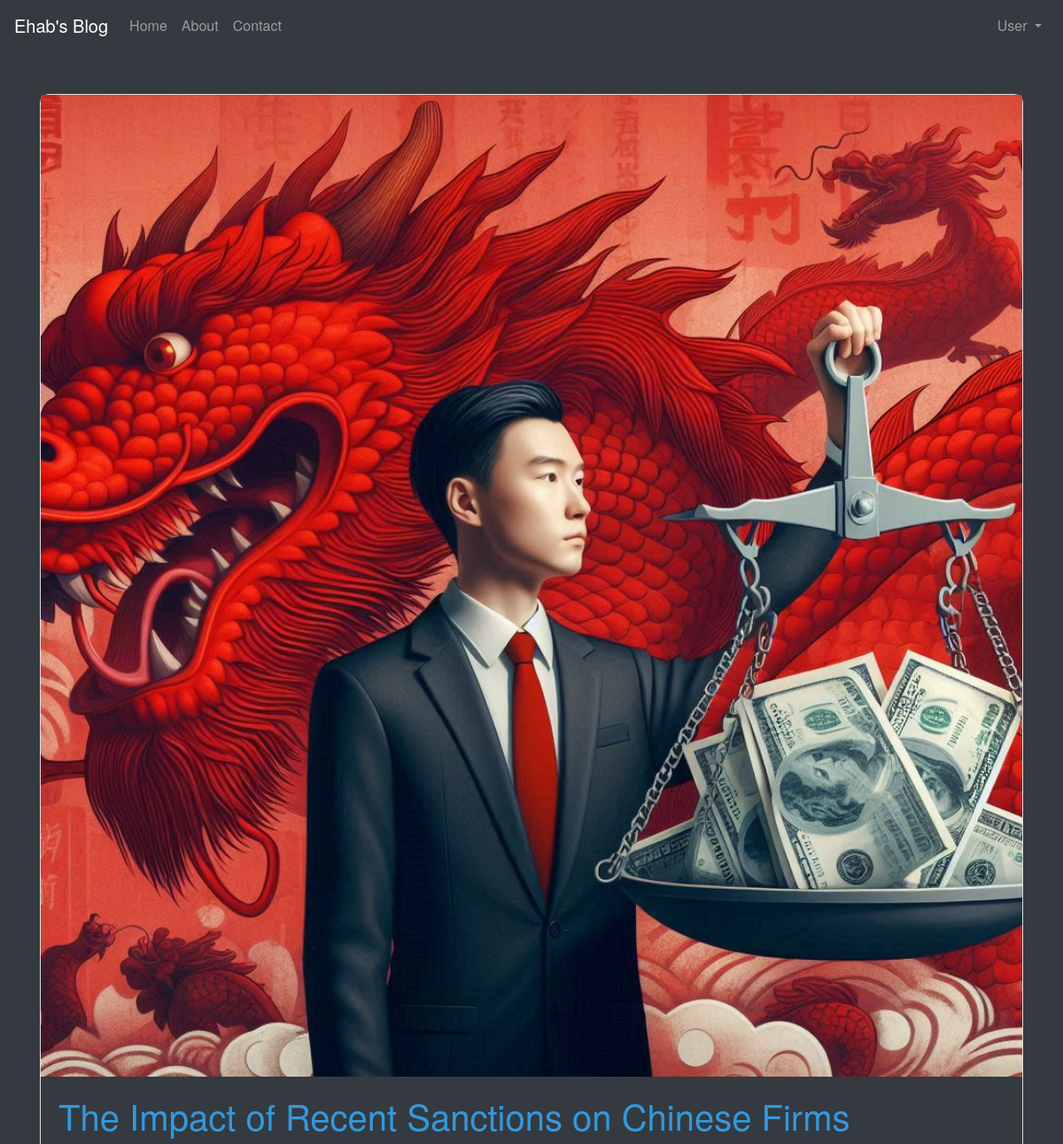
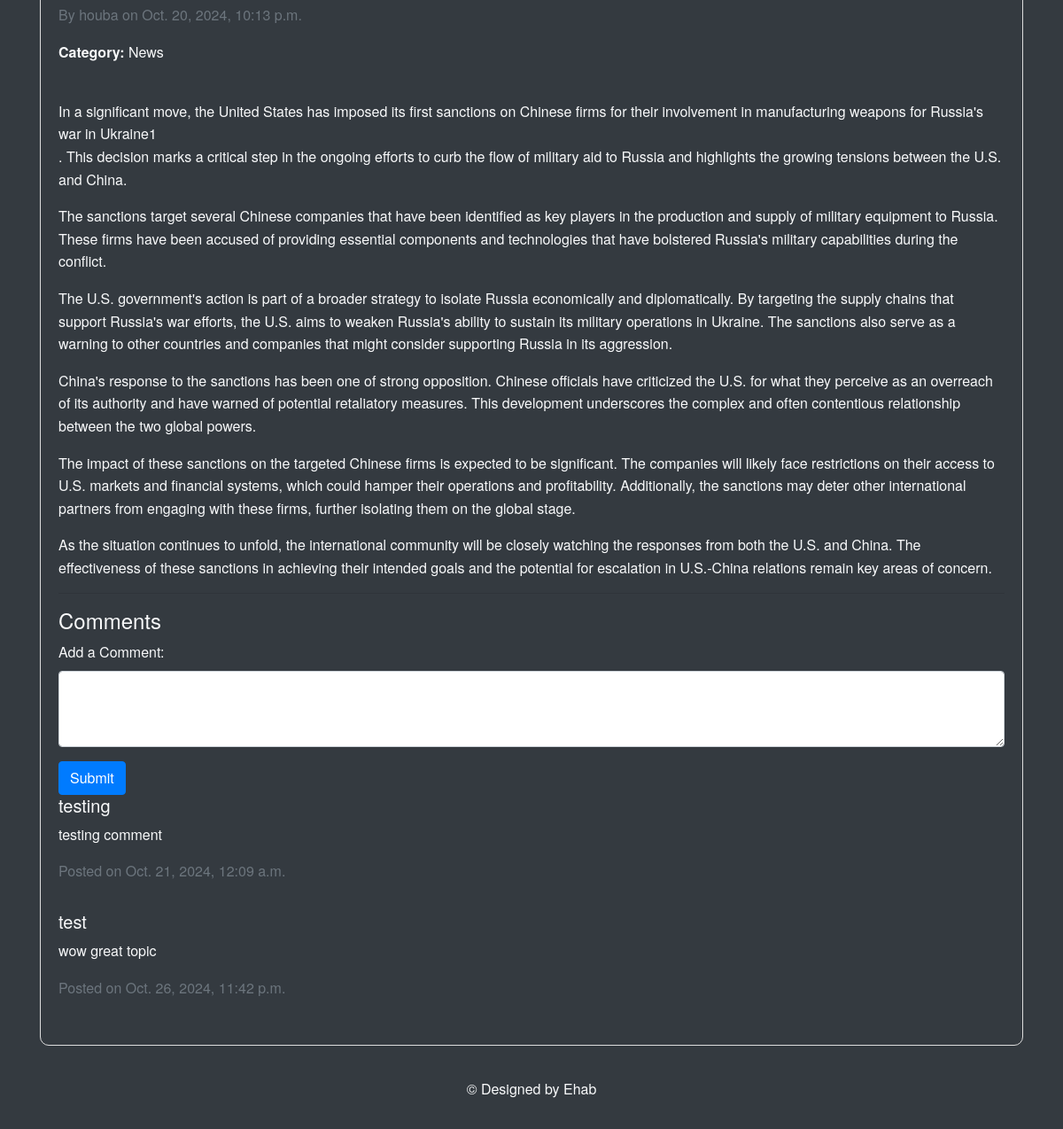
The app's page /post/2/ with its own data (2 pictures, top to bottom).
### blog/models.py (models this page shows, shortened)
class CreatePost(models.Model):
    user = models.ForeignKey(User, on_delete=models.PROTECT)
    title = models.CharField(max_length=255)
    content = models.TextField(max_length=900000)
    image = models.ImageField(upload_to='Posts/imgs/%y/%m/%d/', default='Posts/imgs/default.jpg')
    publish = models.BooleanField(default=True)
    created_at = models.DateTimeField(default=timezone.now)
    category = models.ForeignKey(Category, on_delete=models.CASCADE)
    views = models.IntegerField(default=0)

class Category(models.Model):
    user = models.ForeignKey(User, on_delete=models.PROTECT)
    title = models.CharField(max_length=255)
    description = models.TextField(max_length=500)
    image = models.ImageField(upload_to='Category/imgs/%y/%m/%d', default='category/imgs/default.jpg')

class Comments(models.Model):
    post = models.ForeignKey(CreatePost, related_name='comments', on_delete=models.CASCADE)
    user = models.ForeignKey(User, on_delete=models.CASCADE)
    text = models.TextField(max_length=1000)
    created_at = models.DateTimeField(auto_now_add=True)

### admin_dash/models.py (models this page shows, shortened)
class CustomUser(AbstractBaseUser, PermissionsMixin):
    first_name = models.CharField(max_length=255)
    last_name = models.CharField(max_length=255)
    username = models.CharField(max_length=255)
    email = models.EmailField(unique=True)
    is_active = models.BooleanField(default=True)
    is_staff = models.BooleanField(default=False)
    is_superuser = models.BooleanField(default=False)  # This flag is necessary
    objects = CustomUserManager()
    USERNAME_FIELD = 'email'
    REQUIRED_FIELDS = []

### blog/views.py (the view, shortened to what this page needs)
# urls.py: path('post/<int:pk>/', views.post, name='post'),
def post(request, pk):
    post = get_object_or_404(CreatePost, id=pk)
    post.views += 1
    post.save()
    comments = Comments.objects.filter(post=post)
    return render(request, 'posts/post.html', {'post': post, 'comments': comments})

### blog/templates/posts/post.html (shortened to what this page needs)
{% extends "base.html" %}
{% block content %}
    <div class="container mt-5">
        <div class="card">
            <img src="{{ post.image.url }}" class="card-img-top" alt="{{ post.title }}">
            <div class="card-body">
                <h1 class="card-title">{{ post.title }}</h1>
                <p class="text-muted">By {{ post.user.username }} on {{ post.created_at }}</p>
                <p><strong>Category:</strong> {{ post.category.title }}</p>
                <p class="card-text" style="line-height: 1.6; margin-bottom: 15px;">{{ post.content|linebreaks }}</p>
                <hr>
                <h4>Comments</h4>
                <form method="post">
                    <div class="form-group">
                        <label for="text">Add a Comment:</label>
                        <textarea class="form-control" id="text" name="text" rows="3"></textarea>
                    </div>
                    <button type="submit" class="btn btn-primary">Submit</button>
                </form>
                {% for comment in post.comments.all %}
                <div class="media mb-3">
                    <div class="media-body">
                        <h5 class="mt-0">{{ comment.user.first_name }}</h5>
                        <p>{{ comment.text }}</p>
                        <p class="text-muted">Posted on {{ comment.created_at }}</p>
                    </div>
                </div>
                {% endfor %}
            </div>
        </div>
    </div>
{% endblock content %}

### blog/static/style.css (style rules this page uses)
body { background-color: #f7f7f7; color: #333333; font-family: 'Helvetica Neue', Helvetica, Arial, sans-serif; line-height: 1.6; }
.card { background-color: #343a40; margin-bottom: 20px; border: 1px solid #ddd; border-radius: 10px; }
.card-title { color: #3498db; }

### blog/templates/base.html (style rules this page uses)
.card { background-color: #343a40 !important; }

### records on screen
CreatePost: image (picture), title "The Impact of Recent Sanctions on Chinese Firms", user.username "houba", created_at "Oct. 20, 2024, 10:13 p.m.", category "News", content "In a significant move, the United States has imposed its first sanctions on Chinese firms for their involvement in manufacturing weapons for Russia's war in Ukraine1 . This decision marks a critical step in the ongoing efforts to curb the flow of military aid to Russia and highlights the growing tensions between the U.S. and China. The sanctions target several Chinese companies that have been identified as key players in the production and supply of military equipment to Russia. These firms have been accused of providing essential components and technologies that have bolstered Russia's military capabilities during the conflict. The U.S. government's action is part of a broader strategy to…"
Comments: user.first_name "testing", text "testing comment", created_at "Oct. 21, 2024, 12:09 a.m."
Comments: user.first_name "test", text "wow great topic", created_at "Oct. 26, 2024, 11:42 p.m."
